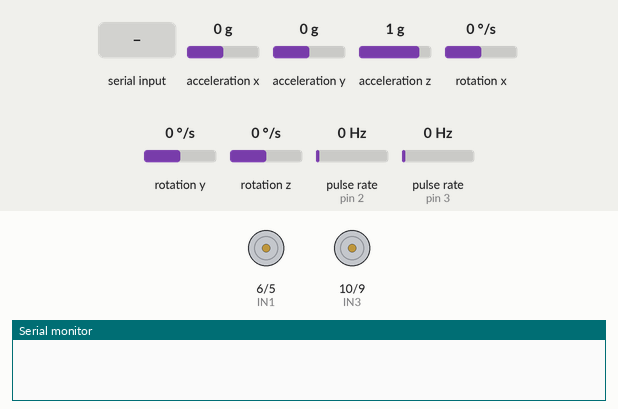
This sketch was run on a simulated Arduino Uno, built with avr-gcc and run on an emulated ATmega328P. Parts: motor-driver pin pairs drawn as motors (green arrow = first pin HIGH = forward, orange = second pin HIGH = backward, longer = more drive), the last lines printed to the serial monitor. Wiring (inferred from the names in the program): 2 × pulse sensor: data pin 2 / data pin 3. The test bench sets the inputs (shaded band); at power-on: rotation z 0 °/s, acceleration x 0 g, acceleration y 0 g, acceleration z 1 g, rotation x 0 °/s, rotation y 0 °/s, pulse rate (sensors on pin 2, pin 3) 0 Hz.

Above: at 4.2 s.
4.3 s: "G" received over Serial
At 4.9 s:
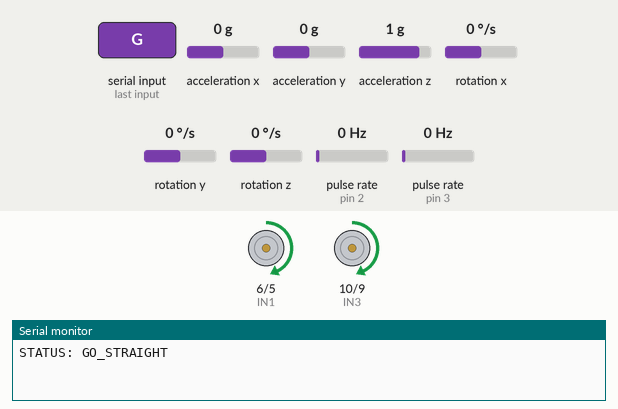
5.8 s: rotation z set to -192 °/s
At 7.4 s:
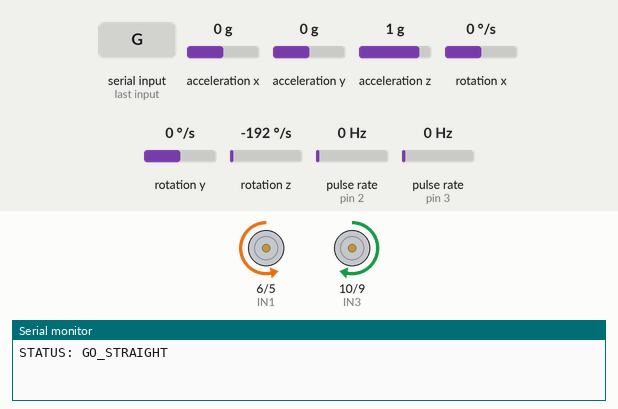
At 8.2 s:
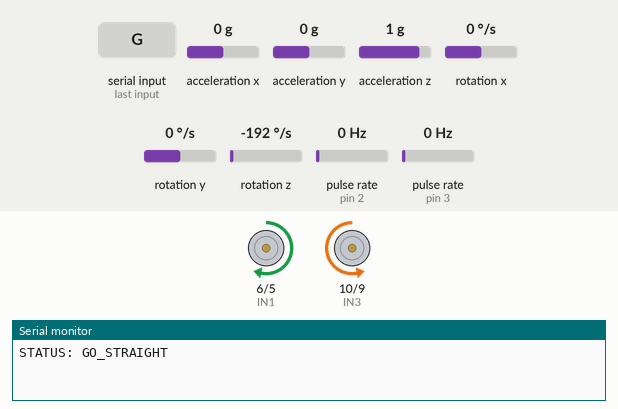
8.8 s: rotation z set to 58 °/s
11.8 s: rotation z set to 65 °/s
14.8 s: "L" received over Serial
Timing chart, 0 to 17.8 s (numbered marks = the images above; inputs shaded):
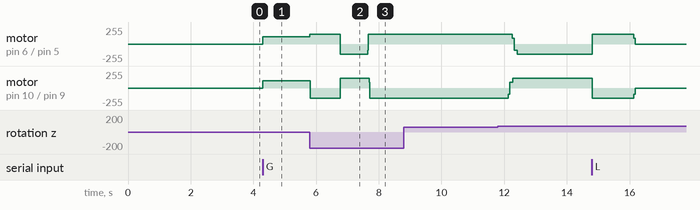

The sketch:

P2_Dynamic_Obstacle_Car_arduino.ino
```cpp
#include <Wire.h>
#include <MPU6050_tockn.h>

// --- [핀 및 상수 설정] ---
const byte IN1 = 6; const byte IN2 = 5;
const byte IN3 = 10; const byte IN4 = 9;
const byte ENCODER_L = 2; const byte ENCODER_R = 3;
const float WHEEL_D = 6.5;
const int TICKS_REV = 40;

// 출력 범위 설정
const int MIN_PWM = 90;
const int MAX_PWM = 150;
const byte MANUAL_BASE_SPD = 110;

MPU6050 mpu(Wire);

// PID 설정
float Kp = 25.0, Ki = 0.05, Kd = 1.0;
float err_int = 0, last_err = 0;

// 제어 변수
float targetYaw = 0;
bool isMovingAuto = false;
bool isMovingManual = false;
bool isOriented = false;
bool isTurnOnly = false; // 제자리 90도 회전 후 정지하기 위한 플래그
int manualDirection = 1;

volatile long lTick = 0, rTick = 0;
volatile unsigned long lTime = 0, rTime = 0;
unsigned long pTime = 0;

void cL() { unsigned long c = micros(); if (c - lTime > 500) { lTick++; lTime = c; } }
void cR() { unsigned long c = micros(); if (c - rTime > 500) { rTick++; rTime = c; } }

void setup() {
  Serial.begin(115200);
  Wire.begin();
  mpu.begin();
  mpu.calcGyroOffsets(false);

  pinMode(ENCODER_L, INPUT_PULLUP);
  pinMode(ENCODER_R, INPUT_PULLUP);
  attachInterrupt(0, cL, RISING);
  attachInterrupt(1, cR, RISING);

  pinMode(IN1, OUTPUT); pinMode(IN2, OUTPUT);
  pinMode(IN3, OUTPUT); pinMode(IN4, OUTPUT);
  stopAll();
}

void loop() {
  mpu.update();

  if (Serial.available()) {
    char cmd = Serial.read();

    if (cmd == 'G') {
      // 직진 명령 (자이로 PID를 활용해 현재 방향을 꽉 잡고 전진)
      lTick = 0; rTick = 0; err_int = 0; last_err = 0;
      pTime = millis();
      isOriented = true;
      isTurnOnly = false;
      isMovingManual = true;
      isMovingAuto = false;
      targetYaw = mpu.getAngleZ(); // 직진 시 현재 방향 유지
      manualDirection = 1;
      Serial.println("STATUS: GO_STRAIGHT");
    }
    else if (cmd == 'S') {
      // 정지 명령
      stopAll();
      Serial.println("STATUS: STOPPED");
    }
    else if (cmd == 'L') {
      // 90도 좌회전 (현재 각도 기준 +90도)
      updateTargetTurn(90.0);
      Serial.println("STATUS: TURN_LEFT_90");
    }
    else if (cmd == 'R') {
      // 90도 우회전 (현재 각도 기준 -90도)
      updateTargetTurn(-90.0);
      Serial.println("STATUS: TURN_RIGHT_90");
    }
  }

  if (isMovingAuto || isMovingManual) {
    applyPIDDrive();
  }
}

// 정확한 제자리 회전을 위한 목표치 설정 함수
void updateTargetTurn(float angle_err) {
  targetYaw = mpu.getAngleZ() + angle_err;
  isOriented = false;
  isTurnOnly = true;  // 회전 완료 후 즉시 멈춤을 지시
  err_int = 0;

  isMovingAuto = true;
  isMovingManual = false;
}

void applyPIDDrive() {
  unsigned long c = millis();
  float dt = (c - pTime) / 1000.0;
  if (dt <= 0) return;
  pTime = c;

  float currentYaw = mpu.getAngleZ();
  float err = targetYaw - currentYaw;

  if (err > 180) err -= 360;
  else if (err < -180) err += 360;

  if (abs(err) < 10.0) {
    err_int += err * dt;
    err_int = constrain(err_int, -50, 50);
  } else {
    err_int = 0;
  }

  float correction = (Kp * err) + (Ki * err_int) + (Kd * (err - last_err) / dt);
  last_err = err;

  int base = 0;
  if (isMovingAuto) {
    if (!isOriented) {
      base = 0; // 제자리 회전 모드
      if (abs(err) > 2.5) {  // 2.5도 오차 밖일 때
        if (correction > 0 && correction < MIN_PWM) correction = MIN_PWM;
        else if (correction < 0 && correction > -MIN_PWM) correction = -MIN_PWM;
      }
      if (abs(err) <= 2.5) {  // 목표 각도 도달
        isOriented = true;
        err_int = 0;
        if (isTurnOnly) {
          stopAll(); // 90도 회전용인 경우 회전이 끝나면 정지
          return;
        }
      }
    } else {
      base = 100; // 자동 직진용 기본 베이스
    }
  } else {
    base = MANUAL_BASE_SPD; // 수동 제어(직진)용
  }

  base *= manualDirection;
  int leftSpd = base + (int)correction;
  int rightSpd = base - (int)correction;

  leftSpd = applyRange(leftSpd);
  rightSpd = applyRange(rightSpd);

  moveRaw(leftSpd, rightSpd);
}

int applyRange(int speed) {
  if (speed == 0) return 0;
  bool positive = speed > 0;
  int absSpeed = abs(speed);
  if (absSpeed < MIN_PWM) absSpeed = MIN_PWM;
  if (absSpeed > MAX_PWM) absSpeed = MAX_PWM;
  return positive ? absSpeed : -absSpeed;
}

void moveRaw(int left, int right) {
  if (left >= 0) { analogWrite(IN1, left); digitalWrite(IN2, LOW); }
  else { digitalWrite(IN1, LOW); analogWrite(IN2, abs(left)); }
  if (right >= 0) { analogWrite(IN3, right); digitalWrite(IN4, LOW); }
  else { digitalWrite(IN3, LOW); analogWrite(IN4, abs(right)); }
}

void stopAll() {
  isMovingAuto = false; isMovingManual = false;
  isTurnOnly = false;
  digitalWrite(IN1, LOW); digitalWrite(IN2, LOW);
  digitalWrite(IN3, LOW); digitalWrite(IN4, LOW);
  err_int = 0;
  analogWrite(IN1, 0); analogWrite(IN2, 0);
  analogWrite(IN3, 0); analogWrite(IN4, 0);
}
```

Measured:
- after the input at 4.3 s, motor on pin 6 (IN1) / pin 5 (IN2), motor on pin 10 (IN3) / pin 9 (IN4): stopped → forward 110/255 at once
- after the input at 5.8 s, motor on pin 6 (IN1) / pin 5 (IN2): forward 110/255 → forward 150/255 at once, → backward 150/255 0.97 s later, → forward 150/255 0.88 s later; motor on pin 10 (IN3) / pin 9 (IN4): forward 110/255 → backward 150/255 at once, → forward 150/255 0.95 s later, → backward 150/255 0.92 s later
- after the input at 8.8 s, every drawn part: stays the same
